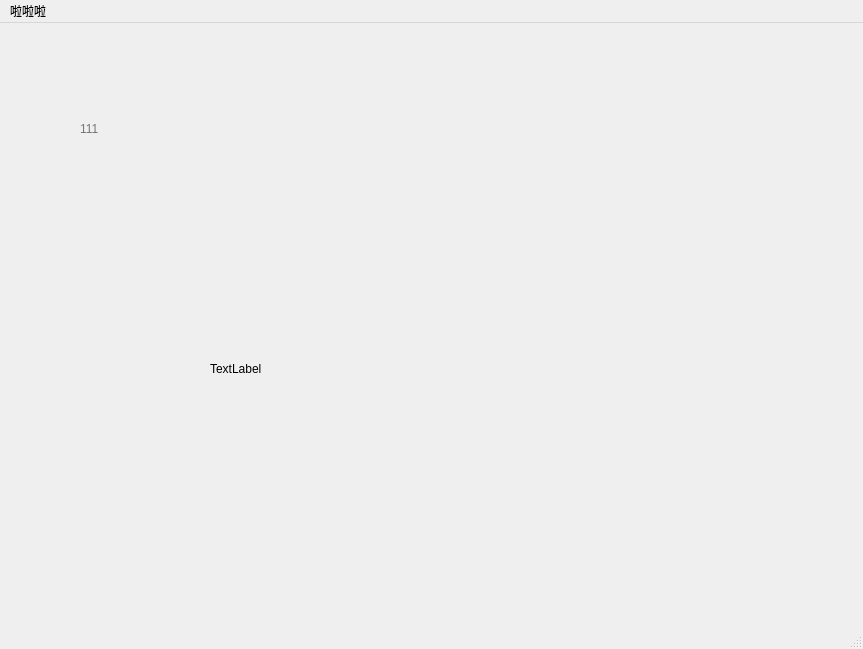
<?xml version="1.0" encoding="UTF-8"?>
<ui version="4.0">
 <class>MainWindow</class>
 <widget class="QMainWindow" name="MainWindow">
  <property name="geometry">
   <rect>
    <x>0</x>
    <y>0</y>
    <width>863</width>
    <height>649</height>
   </rect>
  </property>
  <property name="windowTitle">
   <string>MainWindow</string>
  </property>
  <widget class="QWidget" name="centralwidget">
   <widget class="QLabel" name="label1">
    <property name="geometry">
     <rect>
      <x>80</x>
      <y>50</y>
      <width>81</width>
      <height>111</height>
     </rect>
    </property>
    <property name="styleSheet">
     <string notr="true">font: 20pt &quot;FontAwesome&quot;;
color: rgb(118, 118, 118);</string>
    </property>
    <property name="text">
     <string>111</string>
    </property>
   </widget>
   <widget class="QLabel" name="label">
    <property name="geometry">
     <rect>
      <x>210</x>
      <y>100</y>
      <width>541</width>
      <height>491</height>
     </rect>
    </property>
    <property name="text">
     <string>TextLabel</string>
    </property>
   </widget>
  </widget>
  <widget class="QMenuBar" name="menubar">
   <property name="geometry">
    <rect>
     <x>0</x>
     <y>0</y>
     <width>863</width>
     <height>23</height>
    </rect>
   </property>
   <widget class="QMenu" name="menu">
    <property name="title">
     <string>啦啦啦</string>
    </property>
   </widget>
   <addaction name="menu"/>
  </widget>
  <widget class="QStatusBar" name="statusbar"/>
 </widget>
 <resources>
  <include location="../icon.qrc"/>
 </resources>
 <connections/>
</ui>
